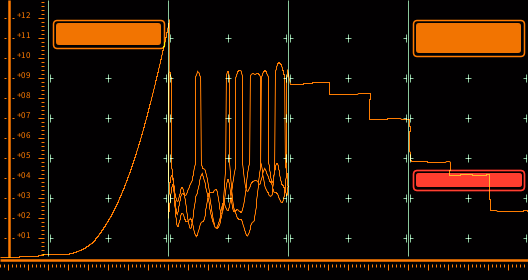
Frame 1 (no input)
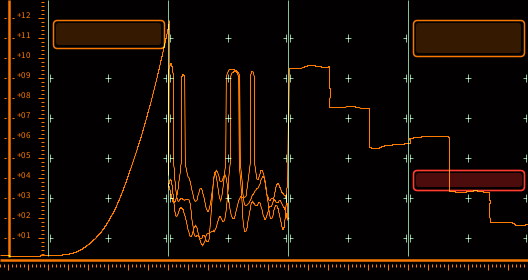
Frame 60 (the mouse pressed at the canvas centre just before this capture)
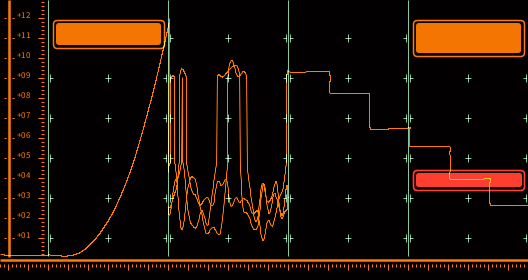
Frame 120 (the mouse held since frame 60 and released just before this capture)

The Processing sketch that drew these frames (run headless with seeded random() and noise(); from frame 60 on, the mouse is pressed at the canvas centre):

// Processing sketch: eva_01
// ── eva_01.pde
int seed = int(random(99999999)); 

//https://ar.pinterest.com/pin/460985711850841261/

void setup() {
  size(528, 280);
  smooth(8);
  frameRate(30);
  pixelDensity(2);
  strokeCap(SQUARE);
}

void draw() {
  background(#020001);

  randomSeed(seed);
  noiseSeed(seed);

  float time = millis()*0.01;
  float alp = 245+cos(time*10)*10;

  blendMode(ADD);
  stroke(#FF7C00, alp);
  fill(#FF7C00, alp);
  strokeWeight(1);
  textSize(9);
  textAlign(LEFT, TOP);
  for (int i = 0; i < 12; i++) {
    float dy = height-42-i*20;
    line(4, dy, 6, dy); 
    line(12, dy, 14, dy);
    text(nfp((i+1), 2), 17, dy-6.5);
  }
  strokeWeight(2.5);
  line(9.5, 0, 9.5, height-23);
  line(0, height-20, width, height-20);
  strokeWeight(1);
  meter(44, 0, 44, height-22);
  meter(0, height-16, width, height-16);

  stroke(#8AC89C, alp);
  for (int i = 0; i < 5; i++) {
    float xx = 48+120*i;
    line(xx, 0, xx, height-24);
    for (int j = 0; j < 6; j++) {
      if ((i == 0 || i == 3) && j == 5) continue;
      float yy = height-42-j*40;
      line(xx+2, yy, xx+5, yy);
      line(xx+115, yy, xx+118, yy);
      line(xx+2, yy-4, xx+2, yy+4);
      line(xx+118, yy-4, xx+118, yy+4);
      line(xx+57, yy, xx+63, yy);
      line(xx+60, yy-4, xx+60, yy+4);
    }
  }

  if (frameCount%1 == 0) {
    noiseDetail(2);
    noFill();
    stroke(#FF7C00);
    strokeWeight(1);
    beginShape();
    float det = random(0.02, 0.04);
    float tt = time*random(100, 200);

    float det2 = random(2, 10);
    float tt2 = time*random(0.1);//random(100, 200);

    float det3 = random(10);
    float tt3 = time*random(0.1, 1);
    float des = random(1000);
    for (float x = 0; x <= width; x+=0.1) {
      float xx = x;
      float val = 1;
      float amp = 1;
      //noi = cos(x*0.1-tt)*0.5+0.5;
      int sel = int(x-50)/120;
      if (x < 50) sel = -1;
      if (sel == -1) amp = 0.002;
      if (sel == 0) amp = pow(sin(map(x, 50, 170, 0, HALF_PI*0.5))*1.41, 3);

      amp += noise(det*x, tt)*0.03;
      float yy = map(val*amp, 0, 1, height-21, 20);

      if (sel > 1) {
        float sep = 40;
        float nx = int((x-10)/sep);
        float mx = (xx-10)%sep;
        float des1 = 0.2+pow(noise((nx-1)*det2+tt2), 0.5)*0.8;
        float des2 = 0.2+pow(noise((nx)*det2+tt2), 0.5)*0.8;
        float amp1 = pow(1-sin(map(x-mx, 290, width, 0, HALF_PI)), 0.4);
        float amp2 = pow(1-sin(map(x-mx+sep, 290, width, 0, HALF_PI)), 0.4);
        amp1 += noise(det*x, tt)*0.03;
        amp2 += noise(det*x, tt)*0.03;
        float y1 = map(des1*amp1, 0, 1, height-21, 20);
        float y2 = map(des2*amp2, 0, 1, height-21, 20);

        if (mx <= sep/2) {
          xx = xx-mx+mx*2;
          yy = y1;
        } else {
          xx = xx-mx+sep;
          yy = map(mx, sep*0.5, sep, y1, y2);
        }
      }

      if (sel == 1) {
        amp += noise(det*x, tt)*0.03;

        float vv = map(x, 50+120, 50+240, 0, 1);
        xx = (sin(vv*TWO_PI*1.5-HALF_PI)*0.5+0.5)*120;
        yy = cos(vv*TWO_PI*2.125+tt*0.1)*0.5+0.5;

        float dt = det*2.1;
        yy = noise(xx*dt+tt*0.001, yy*dt, x*dt+tt*0.01);
        if (yy < 0.5) yy = pow(yy, 1.3);
        else yy = pow(yy, 0.4);
        //yy = noise(vv*det2*40.1, tt)*mm;

        xx = 48+120+xx;
        yy = map(yy, 0, 1, height-21, 20);
      }

      if (sel > 1) {
        float na = noise(time)*1.5;
        if (na < 0.3) na = 0;
        else na = pow(map(na, 0.3, 1, 0, 1), 4);
        float dd = (pow(noise(x*det2*0.03+tt2*1000), 1)*2-1)*na*50;
        xx += cos(PI*1.6)*dd;
        yy += sin(PI*1.6)*dd;
      }

      vertex(xx, yy);
    }
    endShape();
    strokeWeight(1);
  }

  noFill();
  strokeWeight(1.5);
  stroke(#FF7C00, alp);
  rect(53, 20, 111, 28, 4);
  rect(413, 20, 111, 36, 4);
  stroke(#B62119, alp);
  rect(413, 170, 111, 20, 4);
  rect(413, 170, 111, 20, 4);

  noStroke();
  fill(#FF7C00, cos(time*10)*255);
  rect(56, 23, 105, 22, 3);
  rect(416, 23, 105, 30, 3);
  fill(#B62119, cos(time*10)*255);
  rect(416, 173, 106, 14, 3);
  rect(416, 173, 106, 14, 3);


  strokeWeight(1);
}

void keyPressed() {
  seed = int(random(99999999));
}

void meter(float x1, float y1, float x2, float y2) {
  float ang = atan2(y1-y2, x1-x2);
  float dis = dist(x1, y1, x2, y2);
  float dx = cos(ang-HALF_PI);
  float dy = sin(ang-HALF_PI);
  float sep = 4;
  float dd, xx, yy;
  for (int i = 1; i <= dis/sep; i++) {
    xx = x2+cos(ang)*i*sep;
    yy = y2+sin(ang)*i*sep;
    dd = 3;
    if (i%5 == 0) dd = 6;
    line(xx, yy, xx+dx*dd, yy+dy*dd);
  }
}
